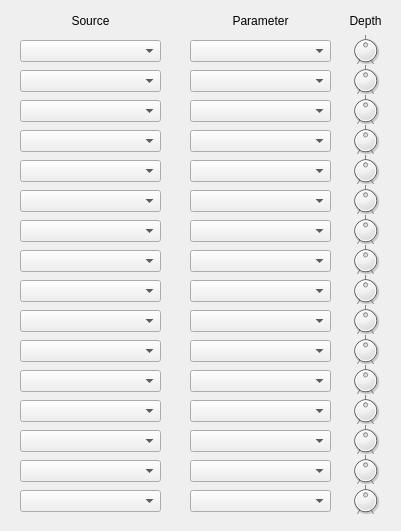
<?xml version="1.0" encoding="UTF-8"?>
<ui version="4.0">
 <class>ControlMatrixSceneClass</class>
 <widget class="QWidget" name="ControlMatrixSceneClass">
  <property name="geometry">
   <rect>
    <x>0</x>
    <y>0</y>
    <width>401</width>
    <height>531</height>
   </rect>
  </property>
  <property name="minimumSize">
   <size>
    <width>401</width>
    <height>531</height>
   </size>
  </property>
  <property name="windowTitle">
   <string>ControlMatrixScene</string>
  </property>
  <widget class="QLabel" name="label_54">
   <property name="geometry">
    <rect>
     <x>340</x>
     <y>10</y>
     <width>51</width>
     <height>21</height>
    </rect>
   </property>
   <property name="text">
    <string>Depth</string>
   </property>
   <property name="alignment">
    <set>Qt::AlignCenter</set>
   </property>
  </widget>
  <widget class="ComboPicker" name="param_1">
   <property name="geometry">
    <rect>
     <x>190</x>
     <y>40</y>
     <width>141</width>
     <height>22</height>
    </rect>
   </property>
   <property name="currentIndex">
    <number>-1</number>
   </property>
  </widget>
  <widget class="QLabel" name="label_53">
   <property name="geometry">
    <rect>
     <x>190</x>
     <y>10</y>
     <width>141</width>
     <height>21</height>
    </rect>
   </property>
   <property name="text">
    <string>Parameter</string>
   </property>
   <property name="alignment">
    <set>Qt::AlignCenter</set>
   </property>
  </widget>
  <widget class="ComboPicker" name="source_1">
   <property name="geometry">
    <rect>
     <x>20</x>
     <y>40</y>
     <width>141</width>
     <height>22</height>
    </rect>
   </property>
   <property name="currentIndex">
    <number>-1</number>
   </property>
  </widget>
  <widget class="DialKnob" name="depth_1">
   <property name="geometry">
    <rect>
     <x>350</x>
     <y>30</y>
     <width>31</width>
     <height>41</height>
    </rect>
   </property>
   <property name="sizePolicy">
    <sizepolicy hsizetype="Fixed" vsizetype="Fixed">
     <horstretch>0</horstretch>
     <verstretch>0</verstretch>
    </sizepolicy>
   </property>
   <property name="minimumSize">
    <size>
     <width>0</width>
     <height>0</height>
    </size>
   </property>
   <property name="maximumSize">
    <size>
     <width>16777215</width>
     <height>16777215</height>
    </size>
   </property>
   <property name="maximum">
    <number>127</number>
   </property>
   <property name="pageStep">
    <number>1</number>
   </property>
   <property name="value">
    <number>64</number>
   </property>
   <property name="wrapping">
    <bool>false</bool>
   </property>
   <property name="notchTarget">
    <double>80.000000000000000</double>
   </property>
   <property name="notchesVisible">
    <bool>true</bool>
   </property>
  </widget>
  <widget class="QLabel" name="label_52">
   <property name="geometry">
    <rect>
     <x>20</x>
     <y>10</y>
     <width>141</width>
     <height>21</height>
    </rect>
   </property>
   <property name="text">
    <string>Source</string>
   </property>
   <property name="alignment">
    <set>Qt::AlignCenter</set>
   </property>
  </widget>
  <widget class="ComboPicker" name="source_3">
   <property name="geometry">
    <rect>
     <x>20</x>
     <y>100</y>
     <width>141</width>
     <height>22</height>
    </rect>
   </property>
   <property name="currentIndex">
    <number>-1</number>
   </property>
  </widget>
  <widget class="ComboPicker" name="source_4">
   <property name="geometry">
    <rect>
     <x>20</x>
     <y>130</y>
     <width>141</width>
     <height>22</height>
    </rect>
   </property>
   <property name="currentIndex">
    <number>-1</number>
   </property>
  </widget>
  <widget class="ComboPicker" name="source_5">
   <property name="geometry">
    <rect>
     <x>20</x>
     <y>160</y>
     <width>141</width>
     <height>22</height>
    </rect>
   </property>
   <property name="currentIndex">
    <number>-1</number>
   </property>
  </widget>
  <widget class="ComboPicker" name="source_6">
   <property name="geometry">
    <rect>
     <x>20</x>
     <y>190</y>
     <width>141</width>
     <height>22</height>
    </rect>
   </property>
   <property name="currentIndex">
    <number>-1</number>
   </property>
  </widget>
  <widget class="ComboPicker" name="source_7">
   <property name="geometry">
    <rect>
     <x>20</x>
     <y>220</y>
     <width>141</width>
     <height>22</height>
    </rect>
   </property>
   <property name="currentIndex">
    <number>-1</number>
   </property>
  </widget>
  <widget class="ComboPicker" name="source_8">
   <property name="geometry">
    <rect>
     <x>20</x>
     <y>250</y>
     <width>141</width>
     <height>22</height>
    </rect>
   </property>
   <property name="currentIndex">
    <number>-1</number>
   </property>
  </widget>
  <widget class="ComboPicker" name="source_2">
   <property name="geometry">
    <rect>
     <x>20</x>
     <y>70</y>
     <width>141</width>
     <height>22</height>
    </rect>
   </property>
   <property name="currentIndex">
    <number>-1</number>
   </property>
  </widget>
  <widget class="ComboPicker" name="param_2">
   <property name="geometry">
    <rect>
     <x>190</x>
     <y>70</y>
     <width>141</width>
     <height>22</height>
    </rect>
   </property>
   <property name="currentIndex">
    <number>-1</number>
   </property>
  </widget>
  <widget class="ComboPicker" name="param_3">
   <property name="geometry">
    <rect>
     <x>190</x>
     <y>100</y>
     <width>141</width>
     <height>22</height>
    </rect>
   </property>
   <property name="currentIndex">
    <number>-1</number>
   </property>
  </widget>
  <widget class="ComboPicker" name="param_4">
   <property name="geometry">
    <rect>
     <x>190</x>
     <y>130</y>
     <width>141</width>
     <height>22</height>
    </rect>
   </property>
   <property name="currentIndex">
    <number>-1</number>
   </property>
  </widget>
  <widget class="ComboPicker" name="param_5">
   <property name="geometry">
    <rect>
     <x>190</x>
     <y>160</y>
     <width>141</width>
     <height>22</height>
    </rect>
   </property>
   <property name="currentIndex">
    <number>-1</number>
   </property>
  </widget>
  <widget class="ComboPicker" name="param_6">
   <property name="geometry">
    <rect>
     <x>190</x>
     <y>190</y>
     <width>141</width>
     <height>22</height>
    </rect>
   </property>
   <property name="currentIndex">
    <number>-1</number>
   </property>
  </widget>
  <widget class="ComboPicker" name="param_7">
   <property name="geometry">
    <rect>
     <x>190</x>
     <y>220</y>
     <width>141</width>
     <height>22</height>
    </rect>
   </property>
   <property name="currentIndex">
    <number>-1</number>
   </property>
  </widget>
  <widget class="ComboPicker" name="param_8">
   <property name="geometry">
    <rect>
     <x>190</x>
     <y>250</y>
     <width>141</width>
     <height>22</height>
    </rect>
   </property>
   <property name="currentIndex">
    <number>-1</number>
   </property>
  </widget>
  <widget class="ComboPicker" name="source_9">
   <property name="geometry">
    <rect>
     <x>20</x>
     <y>280</y>
     <width>141</width>
     <height>22</height>
    </rect>
   </property>
   <property name="currentIndex">
    <number>-1</number>
   </property>
  </widget>
  <widget class="ComboPicker" name="source_10">
   <property name="geometry">
    <rect>
     <x>20</x>
     <y>310</y>
     <width>141</width>
     <height>22</height>
    </rect>
   </property>
   <property name="currentIndex">
    <number>-1</number>
   </property>
  </widget>
  <widget class="ComboPicker" name="source_11">
   <property name="geometry">
    <rect>
     <x>20</x>
     <y>340</y>
     <width>141</width>
     <height>22</height>
    </rect>
   </property>
   <property name="currentIndex">
    <number>-1</number>
   </property>
  </widget>
  <widget class="ComboPicker" name="source_12">
   <property name="geometry">
    <rect>
     <x>20</x>
     <y>370</y>
     <width>141</width>
     <height>22</height>
    </rect>
   </property>
   <property name="currentIndex">
    <number>-1</number>
   </property>
  </widget>
  <widget class="ComboPicker" name="source_13">
   <property name="geometry">
    <rect>
     <x>20</x>
     <y>400</y>
     <width>141</width>
     <height>22</height>
    </rect>
   </property>
   <property name="currentIndex">
    <number>-1</number>
   </property>
  </widget>
  <widget class="ComboPicker" name="source_14">
   <property name="geometry">
    <rect>
     <x>20</x>
     <y>430</y>
     <width>141</width>
     <height>22</height>
    </rect>
   </property>
   <property name="currentIndex">
    <number>-1</number>
   </property>
  </widget>
  <widget class="ComboPicker" name="source_15">
   <property name="geometry">
    <rect>
     <x>20</x>
     <y>460</y>
     <width>141</width>
     <height>22</height>
    </rect>
   </property>
   <property name="currentIndex">
    <number>-1</number>
   </property>
  </widget>
  <widget class="ComboPicker" name="source_16">
   <property name="geometry">
    <rect>
     <x>20</x>
     <y>490</y>
     <width>141</width>
     <height>22</height>
    </rect>
   </property>
   <property name="currentIndex">
    <number>-1</number>
   </property>
  </widget>
  <widget class="ComboPicker" name="param_9">
   <property name="geometry">
    <rect>
     <x>190</x>
     <y>280</y>
     <width>141</width>
     <height>22</height>
    </rect>
   </property>
   <property name="currentIndex">
    <number>-1</number>
   </property>
  </widget>
  <widget class="ComboPicker" name="param_10">
   <property name="geometry">
    <rect>
     <x>190</x>
     <y>310</y>
     <width>141</width>
     <height>22</height>
    </rect>
   </property>
   <property name="currentIndex">
    <number>-1</number>
   </property>
  </widget>
  <widget class="ComboPicker" name="param_11">
   <property name="geometry">
    <rect>
     <x>190</x>
     <y>340</y>
     <width>141</width>
     <height>22</height>
    </rect>
   </property>
   <property name="currentIndex">
    <number>-1</number>
   </property>
  </widget>
  <widget class="ComboPicker" name="param_12">
   <property name="geometry">
    <rect>
     <x>190</x>
     <y>370</y>
     <width>141</width>
     <height>22</height>
    </rect>
   </property>
   <property name="currentIndex">
    <number>-1</number>
   </property>
  </widget>
  <widget class="ComboPicker" name="param_13">
   <property name="geometry">
    <rect>
     <x>190</x>
     <y>400</y>
     <width>141</width>
     <height>22</height>
    </rect>
   </property>
   <property name="currentIndex">
    <number>-1</number>
   </property>
  </widget>
  <widget class="ComboPicker" name="param_14">
   <property name="geometry">
    <rect>
     <x>190</x>
     <y>430</y>
     <width>141</width>
     <height>22</height>
    </rect>
   </property>
   <property name="currentIndex">
    <number>-1</number>
   </property>
  </widget>
  <widget class="ComboPicker" name="param_15">
   <property name="geometry">
    <rect>
     <x>190</x>
     <y>460</y>
     <width>141</width>
     <height>22</height>
    </rect>
   </property>
   <property name="currentIndex">
    <number>-1</number>
   </property>
  </widget>
  <widget class="ComboPicker" name="param_16">
   <property name="geometry">
    <rect>
     <x>190</x>
     <y>490</y>
     <width>141</width>
     <height>22</height>
    </rect>
   </property>
   <property name="currentIndex">
    <number>-1</number>
   </property>
  </widget>
  <widget class="DialKnob" name="depth_2">
   <property name="geometry">
    <rect>
     <x>350</x>
     <y>60</y>
     <width>31</width>
     <height>41</height>
    </rect>
   </property>
   <property name="sizePolicy">
    <sizepolicy hsizetype="Fixed" vsizetype="Fixed">
     <horstretch>0</horstretch>
     <verstretch>0</verstretch>
    </sizepolicy>
   </property>
   <property name="minimumSize">
    <size>
     <width>0</width>
     <height>0</height>
    </size>
   </property>
   <property name="maximumSize">
    <size>
     <width>16777215</width>
     <height>16777215</height>
    </size>
   </property>
   <property name="maximum">
    <number>127</number>
   </property>
   <property name="pageStep">
    <number>1</number>
   </property>
   <property name="value">
    <number>64</number>
   </property>
   <property name="wrapping">
    <bool>false</bool>
   </property>
   <property name="notchTarget">
    <double>80.000000000000000</double>
   </property>
   <property name="notchesVisible">
    <bool>true</bool>
   </property>
  </widget>
  <widget class="DialKnob" name="depth_3">
   <property name="geometry">
    <rect>
     <x>350</x>
     <y>90</y>
     <width>31</width>
     <height>41</height>
    </rect>
   </property>
   <property name="sizePolicy">
    <sizepolicy hsizetype="Fixed" vsizetype="Fixed">
     <horstretch>0</horstretch>
     <verstretch>0</verstretch>
    </sizepolicy>
   </property>
   <property name="minimumSize">
    <size>
     <width>0</width>
     <height>0</height>
    </size>
   </property>
   <property name="maximumSize">
    <size>
     <width>16777215</width>
     <height>16777215</height>
    </size>
   </property>
   <property name="maximum">
    <number>127</number>
   </property>
   <property name="pageStep">
    <number>1</number>
   </property>
   <property name="value">
    <number>64</number>
   </property>
   <property name="wrapping">
    <bool>false</bool>
   </property>
   <property name="notchTarget">
    <double>80.000000000000000</double>
   </property>
   <property name="notchesVisible">
    <bool>true</bool>
   </property>
  </widget>
  <widget class="DialKnob" name="depth_4">
   <property name="geometry">
    <rect>
     <x>350</x>
     <y>120</y>
     <width>31</width>
     <height>41</height>
    </rect>
   </property>
   <property name="sizePolicy">
    <sizepolicy hsizetype="Fixed" vsizetype="Fixed">
     <horstretch>0</horstretch>
     <verstretch>0</verstretch>
    </sizepolicy>
   </property>
   <property name="minimumSize">
    <size>
     <width>0</width>
     <height>0</height>
    </size>
   </property>
   <property name="maximumSize">
    <size>
     <width>16777215</width>
     <height>16777215</height>
    </size>
   </property>
   <property name="maximum">
    <number>127</number>
   </property>
   <property name="pageStep">
    <number>1</number>
   </property>
   <property name="value">
    <number>64</number>
   </property>
   <property name="wrapping">
    <bool>false</bool>
   </property>
   <property name="notchTarget">
    <double>80.000000000000000</double>
   </property>
   <property name="notchesVisible">
    <bool>true</bool>
   </property>
  </widget>
  <widget class="DialKnob" name="depth_5">
   <property name="geometry">
    <rect>
     <x>350</x>
     <y>150</y>
     <width>31</width>
     <height>41</height>
    </rect>
   </property>
   <property name="sizePolicy">
    <sizepolicy hsizetype="Fixed" vsizetype="Fixed">
     <horstretch>0</horstretch>
     <verstretch>0</verstretch>
    </sizepolicy>
   </property>
   <property name="minimumSize">
    <size>
     <width>0</width>
     <height>0</height>
    </size>
   </property>
   <property name="maximumSize">
    <size>
     <width>16777215</width>
     <height>16777215</height>
    </size>
   </property>
   <property name="maximum">
    <number>127</number>
   </property>
   <property name="pageStep">
    <number>1</number>
   </property>
   <property name="value">
    <number>64</number>
   </property>
   <property name="wrapping">
    <bool>false</bool>
   </property>
   <property name="notchTarget">
    <double>80.000000000000000</double>
   </property>
   <property name="notchesVisible">
    <bool>true</bool>
   </property>
  </widget>
  <widget class="DialKnob" name="depth_6">
   <property name="geometry">
    <rect>
     <x>350</x>
     <y>180</y>
     <width>31</width>
     <height>41</height>
    </rect>
   </property>
   <property name="sizePolicy">
    <sizepolicy hsizetype="Fixed" vsizetype="Fixed">
     <horstretch>0</horstretch>
     <verstretch>0</verstretch>
    </sizepolicy>
   </property>
   <property name="minimumSize">
    <size>
     <width>0</width>
     <height>0</height>
    </size>
   </property>
   <property name="maximumSize">
    <size>
     <width>16777215</width>
     <height>16777215</height>
    </size>
   </property>
   <property name="maximum">
    <number>127</number>
   </property>
   <property name="pageStep">
    <number>1</number>
   </property>
   <property name="value">
    <number>64</number>
   </property>
   <property name="wrapping">
    <bool>false</bool>
   </property>
   <property name="notchTarget">
    <double>80.000000000000000</double>
   </property>
   <property name="notchesVisible">
    <bool>true</bool>
   </property>
  </widget>
  <widget class="DialKnob" name="depth_7">
   <property name="geometry">
    <rect>
     <x>350</x>
     <y>210</y>
     <width>31</width>
     <height>41</height>
    </rect>
   </property>
   <property name="sizePolicy">
    <sizepolicy hsizetype="Fixed" vsizetype="Fixed">
     <horstretch>0</horstretch>
     <verstretch>0</verstretch>
    </sizepolicy>
   </property>
   <property name="minimumSize">
    <size>
     <width>0</width>
     <height>0</height>
    </size>
   </property>
   <property name="maximumSize">
    <size>
     <width>16777215</width>
     <height>16777215</height>
    </size>
   </property>
   <property name="maximum">
    <number>127</number>
   </property>
   <property name="pageStep">
    <number>1</number>
   </property>
   <property name="value">
    <number>64</number>
   </property>
   <property name="wrapping">
    <bool>false</bool>
   </property>
   <property name="notchTarget">
    <double>80.000000000000000</double>
   </property>
   <property name="notchesVisible">
    <bool>true</bool>
   </property>
  </widget>
  <widget class="DialKnob" name="depth_8">
   <property name="geometry">
    <rect>
     <x>350</x>
     <y>240</y>
     <width>31</width>
     <height>41</height>
    </rect>
   </property>
   <property name="sizePolicy">
    <sizepolicy hsizetype="Fixed" vsizetype="Fixed">
     <horstretch>0</horstretch>
     <verstretch>0</verstretch>
    </sizepolicy>
   </property>
   <property name="minimumSize">
    <size>
     <width>0</width>
     <height>0</height>
    </size>
   </property>
   <property name="maximumSize">
    <size>
     <width>16777215</width>
     <height>16777215</height>
    </size>
   </property>
   <property name="maximum">
    <number>127</number>
   </property>
   <property name="pageStep">
    <number>1</number>
   </property>
   <property name="value">
    <number>64</number>
   </property>
   <property name="wrapping">
    <bool>false</bool>
   </property>
   <property name="notchTarget">
    <double>80.000000000000000</double>
   </property>
   <property name="notchesVisible">
    <bool>true</bool>
   </property>
  </widget>
  <widget class="DialKnob" name="depth_9">
   <property name="geometry">
    <rect>
     <x>350</x>
     <y>270</y>
     <width>31</width>
     <height>41</height>
    </rect>
   </property>
   <property name="sizePolicy">
    <sizepolicy hsizetype="Fixed" vsizetype="Fixed">
     <horstretch>0</horstretch>
     <verstretch>0</verstretch>
    </sizepolicy>
   </property>
   <property name="minimumSize">
    <size>
     <width>0</width>
     <height>0</height>
    </size>
   </property>
   <property name="maximumSize">
    <size>
     <width>16777215</width>
     <height>16777215</height>
    </size>
   </property>
   <property name="maximum">
    <number>127</number>
   </property>
   <property name="pageStep">
    <number>1</number>
   </property>
   <property name="value">
    <number>64</number>
   </property>
   <property name="wrapping">
    <bool>false</bool>
   </property>
   <property name="notchTarget">
    <double>80.000000000000000</double>
   </property>
   <property name="notchesVisible">
    <bool>true</bool>
   </property>
  </widget>
  <widget class="DialKnob" name="depth_10">
   <property name="geometry">
    <rect>
     <x>350</x>
     <y>300</y>
     <width>31</width>
     <height>41</height>
    </rect>
   </property>
   <property name="sizePolicy">
    <sizepolicy hsizetype="Fixed" vsizetype="Fixed">
     <horstretch>0</horstretch>
     <verstretch>0</verstretch>
    </sizepolicy>
   </property>
   <property name="minimumSize">
    <size>
     <width>0</width>
     <height>0</height>
    </size>
   </property>
   <property name="maximumSize">
    <size>
     <width>16777215</width>
     <height>16777215</height>
    </size>
   </property>
   <property name="maximum">
    <number>127</number>
   </property>
   <property name="pageStep">
    <number>1</number>
   </property>
   <property name="value">
    <number>64</number>
   </property>
   <property name="wrapping">
    <bool>false</bool>
   </property>
   <property name="notchTarget">
    <double>80.000000000000000</double>
   </property>
   <property name="notchesVisible">
    <bool>true</bool>
   </property>
  </widget>
  <widget class="DialKnob" name="depth_11">
   <property name="geometry">
    <rect>
     <x>350</x>
     <y>330</y>
     <width>31</width>
     <height>41</height>
    </rect>
   </property>
   <property name="sizePolicy">
    <sizepolicy hsizetype="Fixed" vsizetype="Fixed">
     <horstretch>0</horstretch>
     <verstretch>0</verstretch>
    </sizepolicy>
   </property>
   <property name="minimumSize">
    <size>
     <width>0</width>
     <height>0</height>
    </size>
   </property>
   <property name="maximumSize">
    <size>
     <width>16777215</width>
     <height>16777215</height>
    </size>
   </property>
   <property name="maximum">
    <number>127</number>
   </property>
   <property name="pageStep">
    <number>1</number>
   </property>
   <property name="value">
    <number>64</number>
   </property>
   <property name="wrapping">
    <bool>false</bool>
   </property>
   <property name="notchTarget">
    <double>80.000000000000000</double>
   </property>
   <property name="notchesVisible">
    <bool>true</bool>
   </property>
  </widget>
  <widget class="DialKnob" name="depth_12">
   <property name="geometry">
    <rect>
     <x>350</x>
     <y>360</y>
     <width>31</width>
     <height>41</height>
    </rect>
   </property>
   <property name="sizePolicy">
    <sizepolicy hsizetype="Fixed" vsizetype="Fixed">
     <horstretch>0</horstretch>
     <verstretch>0</verstretch>
    </sizepolicy>
   </property>
   <property name="minimumSize">
    <size>
     <width>0</width>
     <height>0</height>
    </size>
   </property>
   <property name="maximumSize">
    <size>
     <width>16777215</width>
     <height>16777215</height>
    </size>
   </property>
   <property name="maximum">
    <number>127</number>
   </property>
   <property name="pageStep">
    <number>1</number>
   </property>
   <property name="value">
    <number>64</number>
   </property>
   <property name="wrapping">
    <bool>false</bool>
   </property>
   <property name="notchTarget">
    <double>80.000000000000000</double>
   </property>
   <property name="notchesVisible">
    <bool>true</bool>
   </property>
  </widget>
  <widget class="DialKnob" name="depth_13">
   <property name="geometry">
    <rect>
     <x>350</x>
     <y>390</y>
     <width>31</width>
     <height>41</height>
    </rect>
   </property>
   <property name="sizePolicy">
    <sizepolicy hsizetype="Fixed" vsizetype="Fixed">
     <horstretch>0</horstretch>
     <verstretch>0</verstretch>
    </sizepolicy>
   </property>
   <property name="minimumSize">
    <size>
     <width>0</width>
     <height>0</height>
    </size>
   </property>
   <property name="maximumSize">
    <size>
     <width>16777215</width>
     <height>16777215</height>
    </size>
   </property>
   <property name="maximum">
    <number>127</number>
   </property>
   <property name="pageStep">
    <number>1</number>
   </property>
   <property name="value">
    <number>64</number>
   </property>
   <property name="wrapping">
    <bool>false</bool>
   </property>
   <property name="notchTarget">
    <double>80.000000000000000</double>
   </property>
   <property name="notchesVisible">
    <bool>true</bool>
   </property>
  </widget>
  <widget class="DialKnob" name="depth_14">
   <property name="geometry">
    <rect>
     <x>350</x>
     <y>420</y>
     <width>31</width>
     <height>41</height>
    </rect>
   </property>
   <property name="sizePolicy">
    <sizepolicy hsizetype="Fixed" vsizetype="Fixed">
     <horstretch>0</horstretch>
     <verstretch>0</verstretch>
    </sizepolicy>
   </property>
   <property name="minimumSize">
    <size>
     <width>0</width>
     <height>0</height>
    </size>
   </property>
   <property name="maximumSize">
    <size>
     <width>16777215</width>
     <height>16777215</height>
    </size>
   </property>
   <property name="maximum">
    <number>127</number>
   </property>
   <property name="pageStep">
    <number>1</number>
   </property>
   <property name="value">
    <number>64</number>
   </property>
   <property name="wrapping">
    <bool>false</bool>
   </property>
   <property name="notchTarget">
    <double>80.000000000000000</double>
   </property>
   <property name="notchesVisible">
    <bool>true</bool>
   </property>
  </widget>
  <widget class="DialKnob" name="depth_15">
   <property name="geometry">
    <rect>
     <x>350</x>
     <y>450</y>
     <width>31</width>
     <height>41</height>
    </rect>
   </property>
   <property name="sizePolicy">
    <sizepolicy hsizetype="Fixed" vsizetype="Fixed">
     <horstretch>0</horstretch>
     <verstretch>0</verstretch>
    </sizepolicy>
   </property>
   <property name="minimumSize">
    <size>
     <width>0</width>
     <height>0</height>
    </size>
   </property>
   <property name="maximumSize">
    <size>
     <width>16777215</width>
     <height>16777215</height>
    </size>
   </property>
   <property name="maximum">
    <number>127</number>
   </property>
   <property name="pageStep">
    <number>1</number>
   </property>
   <property name="value">
    <number>64</number>
   </property>
   <property name="wrapping">
    <bool>false</bool>
   </property>
   <property name="notchTarget">
    <double>80.000000000000000</double>
   </property>
   <property name="notchesVisible">
    <bool>true</bool>
   </property>
  </widget>
  <widget class="DialKnob" name="depth_16">
   <property name="geometry">
    <rect>
     <x>350</x>
     <y>480</y>
     <width>31</width>
     <height>41</height>
    </rect>
   </property>
   <property name="sizePolicy">
    <sizepolicy hsizetype="Fixed" vsizetype="Fixed">
     <horstretch>0</horstretch>
     <verstretch>0</verstretch>
    </sizepolicy>
   </property>
   <property name="minimumSize">
    <size>
     <width>0</width>
     <height>0</height>
    </size>
   </property>
   <property name="maximumSize">
    <size>
     <width>16777215</width>
     <height>16777215</height>
    </size>
   </property>
   <property name="maximum">
    <number>127</number>
   </property>
   <property name="pageStep">
    <number>1</number>
   </property>
   <property name="value">
    <number>64</number>
   </property>
   <property name="wrapping">
    <bool>false</bool>
   </property>
   <property name="notchTarget">
    <double>80.000000000000000</double>
   </property>
   <property name="notchesVisible">
    <bool>true</bool>
   </property>
  </widget>
 </widget>
 <layoutdefault spacing="6" margin="11"/>
 <customwidgets>
  <customwidget>
   <class>DialKnob</class>
   <extends>QDial</extends>
   <header>View/UiWidgets.h</header>
  </customwidget>
  <customwidget>
   <class>ComboPicker</class>
   <extends>QComboBox</extends>
   <header>View/UiWidgets.h</header>
  </customwidget>
 </customwidgets>
 <resources/>
 <connections/>
</ui>
